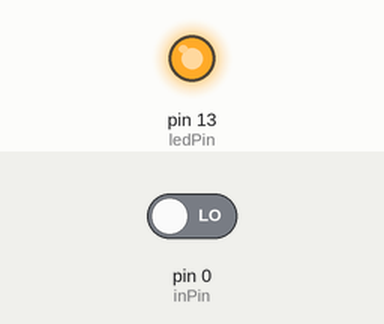
The sketch below on a simulated Arduino Uno, built with avr-gcc and run on an emulated ATmega328P. Parts: output pins drawn as LEDs (lit = HIGH). Inputs (shaded band) come from the test bench; at power-on: pin 0 (inPin) LOW.

Above: at 1.2 s.
1.3 s: pin 0 (inPin) driven HIGH
At 2.5 s:
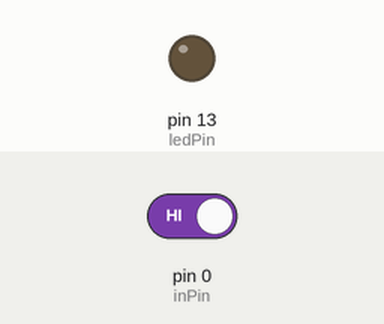
2.8 s: pin 0 (inPin) driven LOW
At 3.7 s:
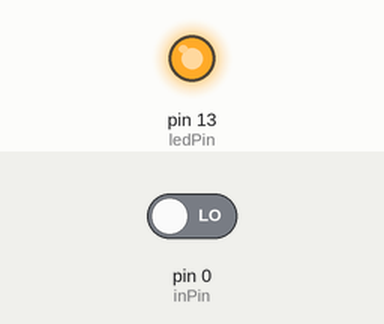
Timing chart, 0 to 5.8 s (numbered marks = the images above; inputs shaded):
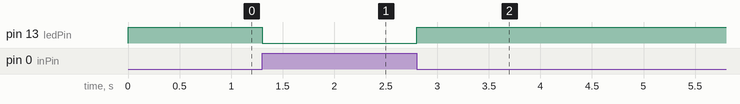

Measured:
- after the input at 1.3 s, pin 13 (ledPin): HIGH → LOW at once
- after the input at 2.8 s, pin 13 (ledPin): LOW → HIGH at once

The sketch:

Exercise_3.ino
```cpp
int ledPin = 13; // choose the pin for the LED
int inPin = 0; // choose the input pin (for a pushbutton)
int val = 0; // variable for reading the pin status
void setup()
{
  pinMode(ledPin, OUTPUT); // declare LED as output.
  pinMode(inPin, INPUT); // declare pushbutton as input.
}
void loop()
{
  val = digitalRead(inPin); // read input value
/* check if the input is HIGH (button released)*/
  if (val == HIGH){
    digitalWrite(ledPin, LOW); // turn LED OFF
  }
  else{
    digitalWrite(ledPin, HIGH); // turn LED ON
  }
}
```
